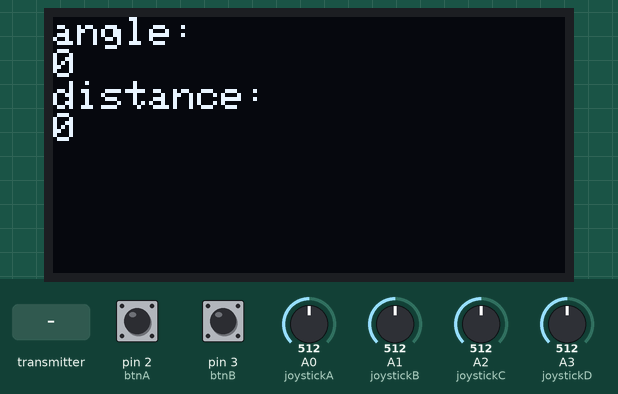
This sketch was run on a simulated Arduino Uno, built with avr-gcc and run on an emulated ATmega328P. On the bench: 128×64 one-colour display. The inputs (shaded band) are chosen by the test bench; at power-on: pin 2 (btnA) HIGH, pin 3 (btnB) HIGH, A0 (joystickA) = 512, A1 (joystickB) = 512, A2 (joystickC) = 512, A3 (joystickD) = 512. No radio packets arrive unless stated; what the sketch prints to the serial monitor is not drawn.

Above: at 3.7 s.
3.8 s: the transmitter starts sending angle = 45
At 4.7 s:
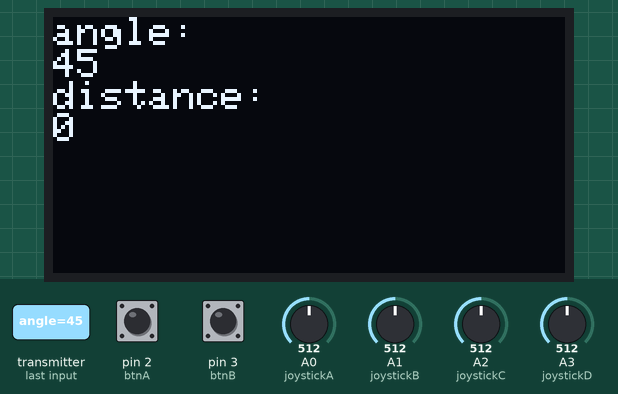
5.6 s: the transmitter starts sending distance = 256
At 6.5 s:
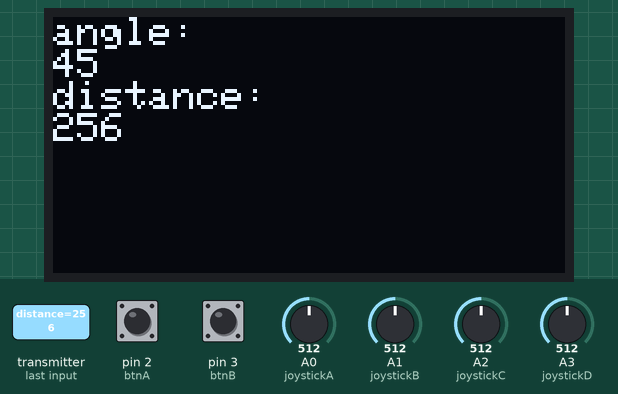
7.2 s: the transmitter starts sending angle = 0
At 8.2 s:
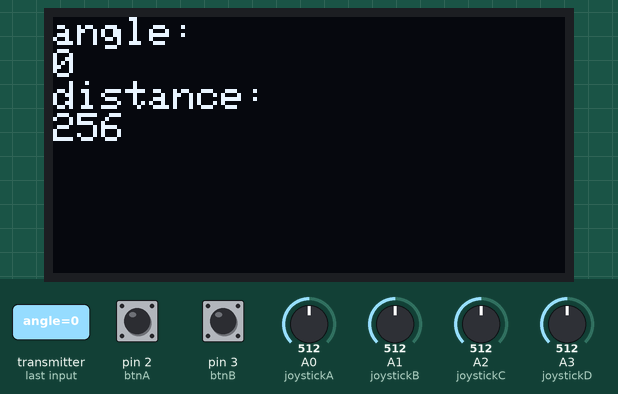
8.7 s: the transmitter starts sending distance = 512
At 10.1 s:
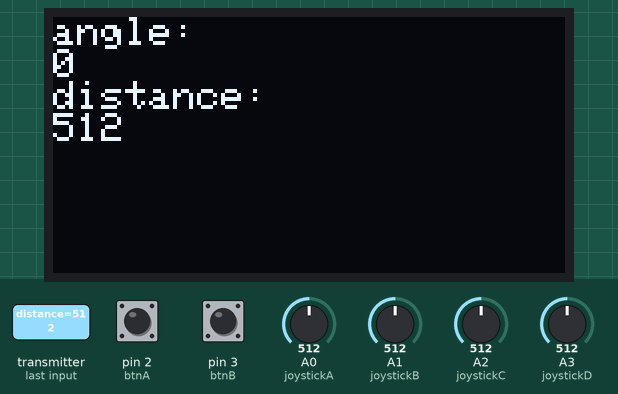
Timing chart, 0 to 11.3 s (numbered marks = the images above; inputs shaded):
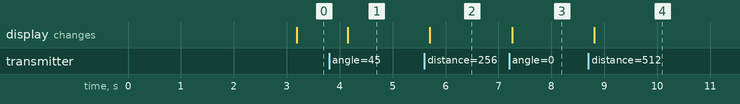

Measured:
- after the input at 3.8 s, the display: changes after 0.36 s (image 1)
- after the input at 5.6 s, the display: changes after 0.11 s (image 2)
- after the input at 7.2 s, the display: changes after 0.06 s (image 3)
- after the input at 8.7 s, the display: changes after 0.11 s (image 4)

The sketch:

gaozhenyan_B_remote_bi_directional_communication.ino
```cpp
/*
========================================
  24L01无线通信 V0.3 -双向
  高禛言
========================================

【24L01模块接线】(模块引脚参考资料文件夹图片)
---------------------------------------
  1 - GND
  2 - VCC 连接3.3V
  3 - CE 连接D5
  4 - CSN 连接D4
  5 - SCK 连接D13
  6 - MOSI 连接D11
  7 - MISO 连接D12
  8 - UNUSED

【屏幕连接】
---------------------------------------
  SCK - A5
  SDA - A6

【按键连接】
---------------------------------------
  按钮A - 连接 D2
  按钮B - 连接 D3
  joystick_A - 连接 A0
  joystick_B - 连接 A1
  joystick_C - 连接 A2
  joystick_D - 连接 A3
*/

#include <SPI.h>
#include <RF24.h>
#include <Wire.h>
#include <Adafruit_GFX.h>
#include <Adafruit_SH1106.h>

#define COUNT 10 // nomber for statistics
#define DATARATE RF24_2MBPS
const uint64_t pipes[2] = {0xF0F0F0F0E1LL, 0xF0F0F0F0D2LL};
RF24 radio(5, 6);
#define OLED_RESET 10
Adafruit_SH1106 display(OLED_RESET);

int _success = 0;
int _fail = 0;
unsigned long _startTime = 0;

int btnA = 2;
int btnB = 3;
int joystickA = A0;
int joystickB = A1;
int joystickC = A2;
int joystickD = A3;

typedef struct{
  bool btnA;
  bool btnB;
  int joyStick_A_X;
  int joyStick_A_Y;
  int joyStick_B_X;
  int joyStick_B_Y;
}
remoteDef;
remoteDef remotePak;

typedef struct{
  int angle;
  int distance;
}
robotDef;
robotDef robotPak;

void setup(){
  Serial.begin(9600);

  display.begin(SH1106_SWITCHCAPVCC, 0x3C);
  display.display();
  delay(1000);
  display.clearDisplay();

//  display.setTextSize(1);
//  display.setTextColor(WHITE);
//  display.setCursor(0,0);
//  display.println("Hello, world!");
//  display.display();
//  delay(2000);
//  display.clearDisplay();
//

  pinMode(btnA, INPUT_PULLUP);
  pinMode(btnB, INPUT_PULLUP);
  pinMode(joystickA, INPUT);
  pinMode(joystickB, INPUT);
  pinMode(joystickC, INPUT);
  pinMode(joystickD, INPUT);


  radio.begin();
  radio.openWritingPipe(pipes[0]);
  radio.openReadingPipe(1, pipes[1]);
  radio.setDataRate( DATARATE ) ;
  radio.setPALevel( RF24_PA_MAX ) ;
  radio.setChannel(0x34);
  radio.enableDynamicPayloads() ;
  radio.enableAckPayload();               // not used here
  radio.setRetries(0, 15);                // Smallest time between retries, max no. of retries
  radio.setAutoAck( true ) ;
  radio.printDetails();
  radio.powerUp();
  radio.startListening();
}

void loop(){
  unsigned long loop_start = millis();
  remotePak.btnA = !digitalRead(btnA);
  remotePak.btnB = !digitalRead(btnB);
  remotePak.joyStick_A_X = analogRead(joystickA);
  remotePak.joyStick_A_Y = analogRead(joystickB);
  remotePak.joyStick_B_X = analogRead(joystickC);
  remotePak.joyStick_B_Y = analogRead(joystickD);
  radio.stopListening();
  if (!radio.write( &remotePak, sizeof(remotePak) )) {
      Serial.println("failed!");
  }
  radio.startListening();
  while ( !radio.available() && (millis() - loop_start) < 200) {
    Serial.println("waiting...");
  }

  if (millis() - loop_start >= 200) {
    printf("Failed. Timeout: %i...", millis() - loop_start);
    _fail++;
  } else {
    // get the telemetry data
    radio.read( &robotPak, sizeof(robotPak) );
    Serial.print("Got response ");
    _success++;
  }
  if (_fail + _success >= COUNT){
    int _ratio = 100 * _fail / (_fail + _success);
    Serial.print("Time ");
    _startTime = (millis() - _startTime);
//    Serial.print(_startTime);
//    Serial.print(" success ");
//    Serial.print(_success);
//    Serial.print(" timeout ");
//    Serial.print(_fail);
//    Serial.print(" Failed ");
//    Serial.print(_ratio);
//    Serial.print("% ");
//    for (int _i = 0; _i < _ratio; _i++) Serial.print("*");
//
//    Serial.print(" angle: ");
//    Serial.print(robotPak.angle);
//    Serial.print(" distance: ");
//    Serial.print(robotPak.distance);


    display.setTextSize(1);
    display.setTextColor(WHITE);
    display.setCursor(0,0);
    display.println("angle: ");
    display.println(robotPak.angle);
    display.println("distance: ");
    display.println(robotPak.distance);
    display.display();
    display.clearDisplay();

    Serial.println();
    _success = 0;
    _fail = 0;
    _startTime = millis();
  }
}
```
